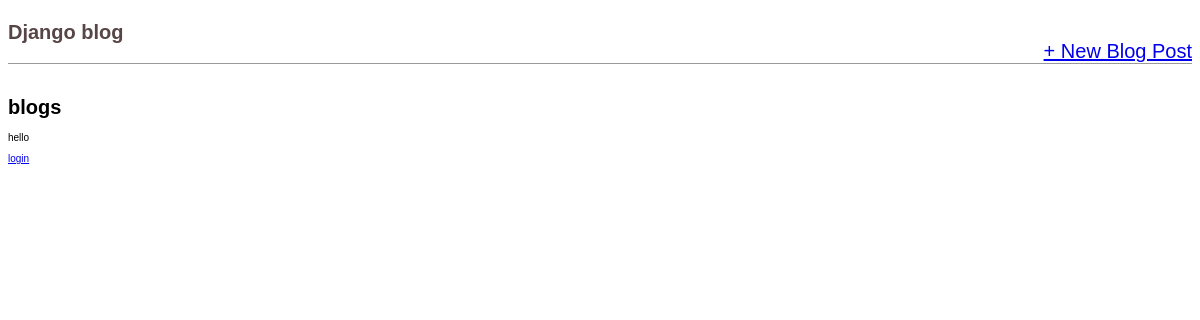
The app's page /, older data.
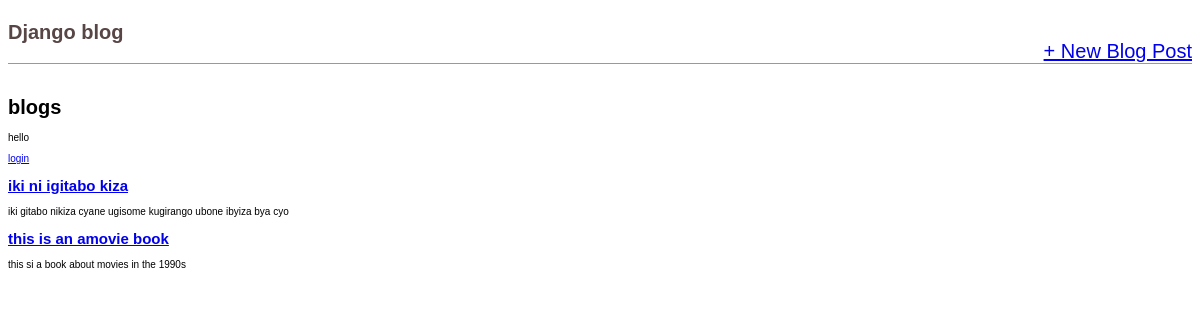
The same page, newer data.
### blog/models.py (models this page shows, shortened)
class Post(models.Model):
    title = models.CharField(max_length=200)
    body = models.TextField()
    author = models.ForeignKey(
        'auth.user',
        on_delete=models.CASCADE,
    )

### blog/views.py (the view)
# urls.py: path('', BlogListView.as_view(),name = 'home'),
class BlogListView(ListView):
    model = Post
    template_name = "home.html"
    context_object_name = 'all_posts_list'

### templates/home.html
{% extends "base.html" %}
{% block content %}
    <h1>blogs</h1>
    {% if request.user.is_authenticated %}
        <p>hello {{request.user}}</p>
        <form action="{% url 'logout' %}" method="post">
            {% csrf_token %}
            <button>logout</button>
        </form>
    {% else %}
        <p>hello</p>
        <a href="{% url 'login' %}">login</a>
    {% endif %}
    {% for blog in all_posts_list %}
        <div class="post_entry">
            <h2><a href="{% url 'post_details' blog.pk %}">{{ blog.title}}</a></h2>
            <p>{{blog.body}}</p>
        </div>
    {% endfor %}
{% endblock content %}

### templates/base.html (shortened to what this page needs)
<!DOCTYPE html>
{% load static %}
<html lang="en">
  <head>
    <link rel="stylesheet" href="{% static 'css/base.css' %}" />
  </head>
  <body>
    <div>
      <header>
        <div class="nav-left">
          <h1><a href="{% url 'home' %}">Django blog</a></h1>
        </div>
        <div class="nav-right">
          <a href="{% url 'post_new' %}">+ New Blog Post</a>
        </div>
      </header>
      {% block content %} {% endblock content %}
    </div>
  </body>
</html>

### static/css/base.css (style rules this page uses)
body { font-family: Poppins, sans-serif; font-size: 10px; }
header { border-bottom: 1px solid #999; margin-bottom: 2rem; display: flex; }
header a { font-size: 20px; }
header h1 a { color: rgb(88, 69, 69); text-decoration: none; }
.nav-left { margin-right: auto; }
.nav-right { display: flex; padding-top: 2rem; }

Row changes from the older to the newer data that the page shows:
added Post: title "iki ni igitabo kiza", body "iki gitabo nikiza cyane ugisome kugirango ubone ibyiza bya cyo"
added Post: title "this is an amovie book", body "this si a book about movies in the 1990s"
